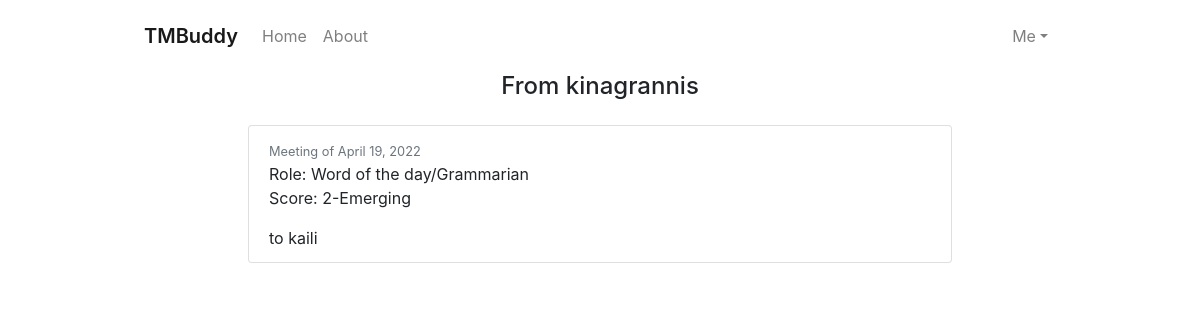
The app's page /received-feedback/kailicen/ (signed in) with its own data.
### users/models.py (models this page shows, shortened)
class Profile(models.Model):
    user = models.OneToOneField(User, related_name='profile', on_delete=models.CASCADE)
    goal = models.CharField(max_length=200, null=True)
    buddy = models.ForeignKey(User, null=True, related_name='buddy', on_delete=models.CASCADE)

### tmbuddy/models.py (models this page shows, shortened)
class BuddyFeedback(models.Model):
    content = models.TextField()
    role = models.CharField(max_length=50, choices=ROLE_CHOICES)
    score = models.CharField(max_length=50, choices=SCORE_CHOICES)
    meeting_date = models.DateField()
    from_user = models.ForeignKey(User, related_name='given_feedback', on_delete=models.CASCADE)
    to_user = models.ForeignKey(User, related_name='received_feedback', on_delete=models.CASCADE)
    class Meta:
        ordering = ['-meeting_date']

### tmbuddy/views.py (the view)
# urls.py: path('received-feedback/<str:username>/', ReceivedFeedbackListView.as_view(), name='user-received-feedback'),
class ReceivedFeedbackListView(LoginRequiredMixin, ListView):
    model = BuddyFeedback
    template_name = 'tmbuddy/user_received_feedback.html'
    context_object_name = 'feedbacks'
    paginate_by = 10
    def get_queryset(self):
        return BuddyFeedback.objects.filter(to_user=self.request.user).filter(from_user=self.request.user.profile.buddy)

### tmbuddy/templates/tmbuddy/user_received_feedback.html (shortened to what this page needs)
{% extends "tmbuddy/base.html" %} {% block content %}
<div class="d-flex flex-column p-2 restraint-flex">
    <h4 class="mb-4">From {{ user.profile.buddy }}</h4>
    {% for feedback in feedbacks %}
    <ul class="list-group">
        <li class="list-group-item borderless mb-3">
          <small class="text-muted">Meeting of {{ feedback.meeting_date }}</small>
          <p>Role: {{ feedback.role }}
          <br/>Score: {{ feedback.score }}</p>
          {{ feedback.content | linebreaksbr }}
        </li>
    </ul>
    {% endfor %}
</div>
{% endblock content %}

### tmbuddy/static/css/main.css (style rules this page uses)
.restraint-flex { max-width: 45em; margin: 0 auto; align-items: center; }
.list-group { width: 100%; }

### records on screen
BuddyFeedback: meeting_date "April 19, 2022", role "Word of the day/Grammarian", score "2-Emerging", content "to kaili"

### other values on screen
{{ user.profile.buddy }} "kinagrannis"
